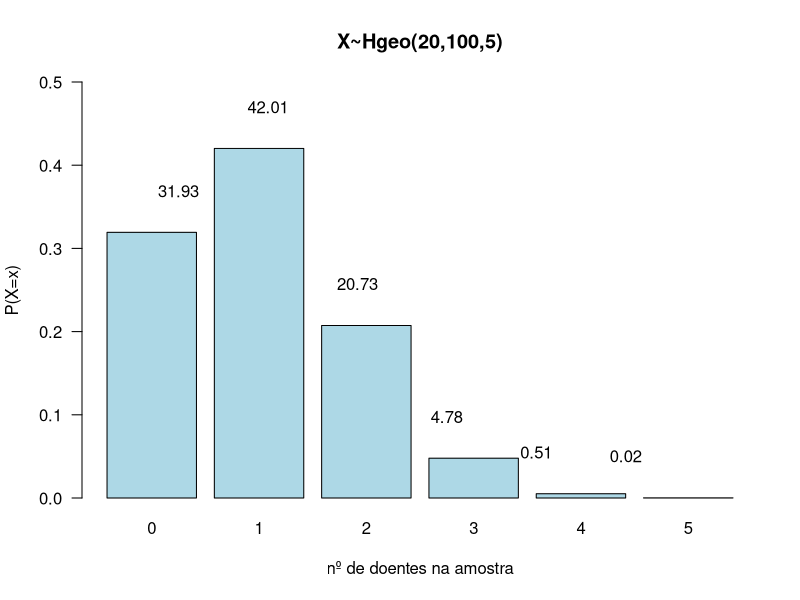

The R script that drew this image:
## ---- chunk 1
options(htmltools.dir.version = FALSE)
knitr::opts_chunk$set(echo = FALSE, fig.align = "center")
## ---- chunk 2
X=c(3,0,5,9,7)
Y=c(2,3,9,1,2)
sum(X*Y)
## ---- chunk 3
knitr::include_graphics("https://arpanosso.github.io/estatinfo/slides/img/somarprod_excel.png")
## ---- chunk 4
knitr::include_graphics("https://arpanosso.github.io/estatinfo/slides/img/caixa_permuta.png")
## ---- chunk 5
knitr::include_graphics("https://arpanosso.github.io/estatinfo/slides/img/caixa_arranjo.png")
## ---- chunk 6
knitr::include_graphics("https://arpanosso.github.io/estatinfo/slides/img/caixa_combin.png")
## ---- chunk 7
N = 100 # número total de elementos
M = 20 # número total de elementos de interesse (doentes)
r = 5 # tamamho da amostra
x=0:r # os possiveis valores de doentes na amostra
px<-dhyper(x,M,N-M,r) # função que faz a distribuição hipergeométrica
barplot(px,names=x,col="lightblue",las=1,ylim=c(0,0.5),
        xlab="nº de doentes na amostra",ylab="P(X=x)",main="X~Hgeo(20,100,5)")
text(1:length(x),px+.05,round(px*100,2))
## ---- chunk 8
tibble::tibble(x,px)
## ---- chunk 9
knitr::include_graphics("https://arpanosso.github.io/estatinfo/slides/img/distri_hyper.png")
